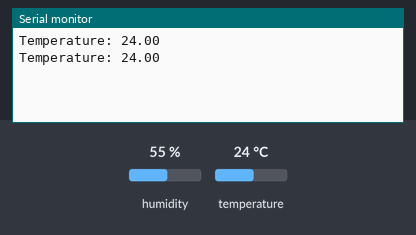
The sketch below on a simulated Arduino Uno, built with avr-gcc and run on an emulated ATmega328P. Parts: the last lines printed to the serial monitor. Inputs (shaded band) come from the test bench; at power-on: temperature 24 °C, humidity 55 %.

Above: at 2.8 s.
2.9 s: temperature set to 12 °C
At 4.6 s:
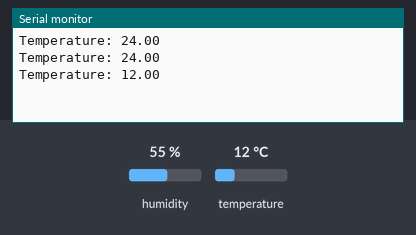
5.6 s: temperature set to 19 °C
At 7.0 s:
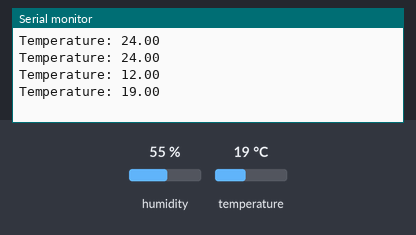
Timing chart, 0 to 8.6 s (numbered marks = the images above; inputs shaded):
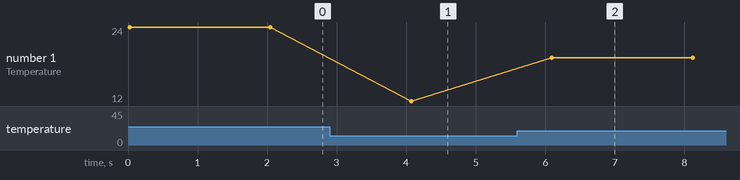

The sketch:

main.ino
```cpp
#include "DHT.h"

#define DHTPIN 4
#define DHTTYPE DHT11

DHT dht(DHTPIN, DHTTYPE);

void setup() {
  Serial.begin(9600);
  dht.begin();
}

void loop() {
  float temp = dht.readTemperature();
  Serial.print("Temperature: ");
  Serial.println(temp);
  delay(2000);
}
```

Measured:
- after the input at 2.9 s, the serial monitor: prints a new line after 1.2 s (image 1)
- after the input at 5.6 s, the serial monitor: prints a new line after 0.49 s (image 2)
- plotted number 1: 24 → 12 after the input at 2.9 s, 12 → 19 after the input at 5.6 s
